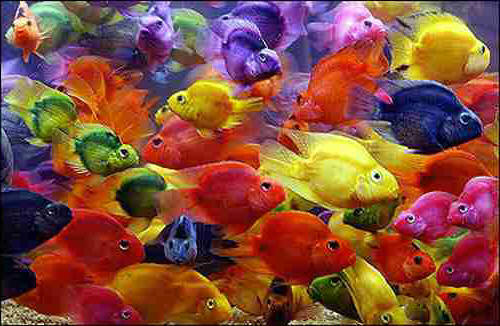
#> input picture ps2/fish.jpg, 500 x 326 px
$ python colorQuantizeMain.py
#> lines starting #> are read from the running program, lines starting #| are printed output that depends on the picture; after the words box and inside, x2 and y2 are one past the last pixel; in counts of white or black regions, pixels touching at a corner belong together
### ps2/quantizeRGB.py
import numpy as np
from sklearn.cluster import KMeans


def quantizeRGB(im, k):
    h, w, d = im.shape
    pixels = im.reshape((h * w, d))
    kmeans = KMeans(n_clusters=k).fit(pixels)
    labels = kmeans.predict(pixels).reshape((h, w))
    centers = kmeans.cluster_centers_
    quant_im = np.zeros((h, w, d), dtype='uint8')
    for i in range(h):
        for j in range(w):
            quant_im[i, j, :] = centers[labels[i, j]]
    return quant_im, centers.astype('int')

### ps2/computeQuantizationError.py
import numpy as np


def computeQuantizationError(origImg, quantizedImg):
    a = origImg.copy().astype(np.int64)
    b = quantizedImg.copy().astype(np.int64)
    return np.sum((a - b) ** 2)

### ps2/quantizeHSV.py
from skimage.color import rgb2hsv, hsv2rgb
from sklearn.cluster import KMeans


def quantizeHSV(origImg, k):
    h, w, d = origImg.shape
    hsv_img = rgb2hsv(origImg)
    hue_values = hsv_img[:, :, 0].reshape((h * w), 1)
    kmeans = KMeans(n_clusters=k).fit(hue_values)
    labels = kmeans.predict(hue_values).reshape((h, w))
    centers = kmeans.cluster_centers_
    clustered_img = hsv_img.copy()
    for i in range(h):
        for j in range(w):
            clustered_img[i, j, 0] = centers[labels[i, j]]
    return (hsv2rgb(clustered_img) * 255).astype('uint8'), centers

### ps2/getHueHists.py
import matplotlib.pyplot as plt
import numpy as np
from skimage.color import rgb2hsv
from sklearn.cluster import KMeans


def getHueHists(im, k):
    hsv_img = rgb2hsv(im)
    hue_values = hsv_img[:, :, 0].reshape((-1, 1))
    h_equal = np.histogram(hue_values, bins=k)
    c1, b1 = h_equal
    plt.figure(dpi=100)
    plt.hist(b1[:-1], b1, weights=c1, ec='k')
    plt.xlabel('Hue values')
    plt.ylabel('Number of pixels')
    plt.title('Histogram of equally-spaces bins')
    for i in range(len(b1[:-1])):
        plt.text(b1[i], c1[i] + 1000, str(c1[i]))
    plt.show()
    kmeans = KMeans(n_clusters=k, random_state=0).fit(hue_values)
    centers = kmeans.cluster_centers_
    labels = kmeans.predict(hue_values)
    h_cluster = np.histogram(labels, bins=k, range=(0,k))
    c2, b2 = h_cluster
    plt.figure(dpi=100)
    plt.hist(b2[:-1], b2, weights=c2, ec='k')
    for i in range(len(b2[:-1])):
        plt.text(b2[i], c2[i] + 900, str(round(centers[i][0],2)))
    plt.xlabel('Labels')
    plt.ylabel('Number of pixels')
    plt.title('Histogram of Clusters')
    plt.show()
    return h_equal, h_cluster

### ps2/colorQuantizeMain.py
import matplotlib.pyplot as plt
import numpy as np
from PIL import Image

from computeQuantizationError import computeQuantizationError
from getHueHists import getHueHists
from quantizeHSV import quantizeHSV
from quantizeRGB import quantizeRGB


def save_hist_equal(hist_equal, k):
    c1, b1 = hist_equal
    plt.figure(dpi=100)
    plt.hist(b1[:-1], b1, weights=c1, ec='k')
    plt.xlabel('Hue values')
    plt.ylabel('Number of pixels')
    plt.title('Histogram of equally-spaces bins')
    for i in range(len(b1[:-1])):
        plt.text(b1[i], c1[i] + 1000, str(c1[i]))
    plt.savefig("hist_equal_" + str(k) + ".png", format="PNG")


def save_hist_clustered(hist_clustered, k):
    c2, b2 = hist_clustered
    plt.figure(dpi=100)
    plt.hist(b2[:-1], b2, weights=c2, ec='k')
    for i in range(len(b2[:-1])):
        plt.text(b2[i], c2[i] + 900, str(round(centers[i][0], 2)))
    plt.xlabel('Labels')
    plt.ylabel('Number of pixels')
    plt.title('Histogram of Clusters')
    plt.savefig("hist_clustered_" + str(k) + ".png", format="PNG")


origImg = np.asarray(Image.open("fish.jpg"))
#> origImg is the input picture: shape (326, 500, 3); mean R, G, B 132.5, 77.5, 60.6

errors = []
k_range = [2, 5, 10, 20]

for k in k_range:
    quant_rgb, centers = quantizeRGB(origImg, k)
    errors.append(computeQuantizationError(origImg, quant_rgb))
    Image.fromarray(quant_rgb).save("quant_rgb_" + str(k) + ".png",
                                    format="PNG")
#> this loop made 4 passes
#> centers on pass 1: [[109, 45, 39], [181, 145, 105]]
#> pass 1, in quantizeRGB, `labels = kmeans.predict(pixels).reshape((h, w))`:
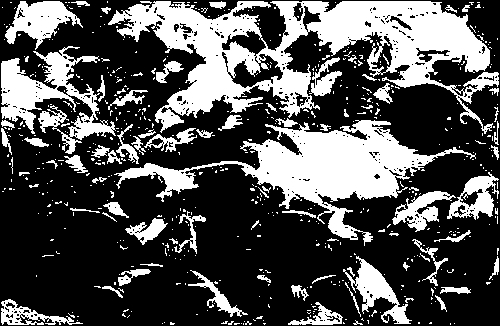
#> labels: shape (326, 500) int32; values 0 (black) and 1 (white), 32.1% white; 608 white regions (530 under 20 px), largest, box (x1, y1, x2, y2) and area: (108, 1, 499, 134) 20220, (114, 120, 476, 246) 11822, (1, 46, 116, 154) 4582
#> pass 1, `quant_rgb, centers = quantizeRGB(origImg, k)`:
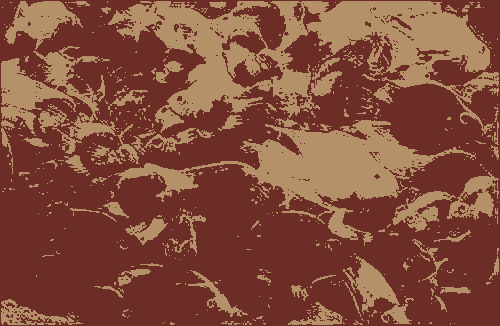
#> quant_rgb: shape (326, 500, 3); mean R, G, B 132.1, 77.1, 60.2
#> after the loop:
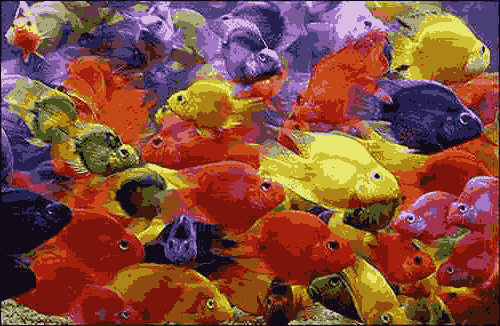
#> quant_rgb: shape (326, 500, 3); mean R, G, B 132, 77.1, 60.2
#> after the loop, errors = [1018930585, 462400275, 262588508, 156015719]

for k in k_range:
    quant_hsv, centers = quantizeHSV(origImg, k)
    errors.append(computeQuantizationError(origImg, quant_hsv))
    Image.fromarray(quant_hsv).save("quant_hsv_" + str(k) + ".png",
                                    format="PNG")
#> this loop made 4 passes
#> centers on passes 1 to 2: [0.804, 0.0904], [0.0454, 0.771, 0.953, 0.658, 0.174]
#> pass 1, in quantizeHSV, `labels = kmeans.predict(hue_values).reshape((h, w))`:
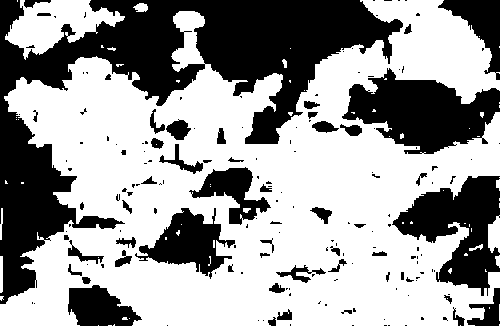
#> labels: shape (326, 500) int32; values 0 (black) and 1 (white), 61.4% white; 173 black regions (119 under 20 px), largest, box (x1, y1, x2, y2) and area: (0, 0, 403, 304) 34453, (342, 68, 500, 154) 7757, (392, 176, 500, 296) 6513
#> pass 1, `quant_hsv, centers = quantizeHSV(origImg, k)`:
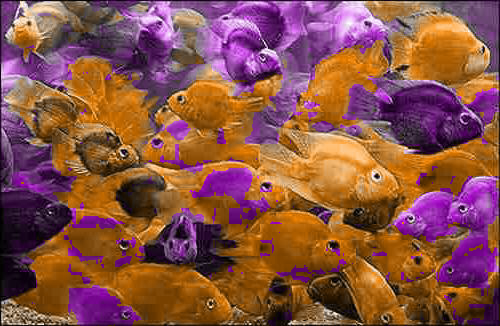
#> quant_hsv: shape (326, 500, 3); mean R, G, B 138, 82.3, 70.6
#> after the loop, errors = [1018930585, 462400275, 262588508, 156015719, 400791224, 76160841, 25027876, 6755064]

for k in k_range:
    hist_equal, hist_clustered = getHueHists(origImg, k)
    save_hist_equal(hist_equal, k)
    save_hist_clustered(hist_clustered, k)
#> this loop made 4 passes
#> (centers in getHueHists, hist_equal, hist_clustered) on pass 1: ([0.0904, 0.804], ([100413, 62587], [0, 0.5, 0.999]), ([100124, 62876], [0, 1, 2]))
#> (centers in getHueHists, hist_clustered) on pass 2: ([0.0448, 0.788, 0.173, 0.667, 0.956], ([65276, 15514, 34578, 24375, 23257], [0, 1, 2, 3, 4, 5]))
#> pass 1, in getHueHists, `plt.show()`:
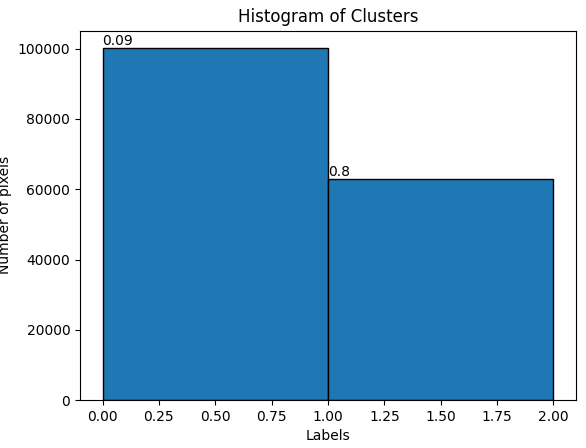
#> figure drawn by matplotlib, 1 panel

print(errors)
#| [1018930585, 462400275, 262588508, 156015719, 400791224, 76160841, 25027876, 6755064]
#> figure, not shown here; tallest bar 37796 high, from x = -3.47e-18 to 0.05
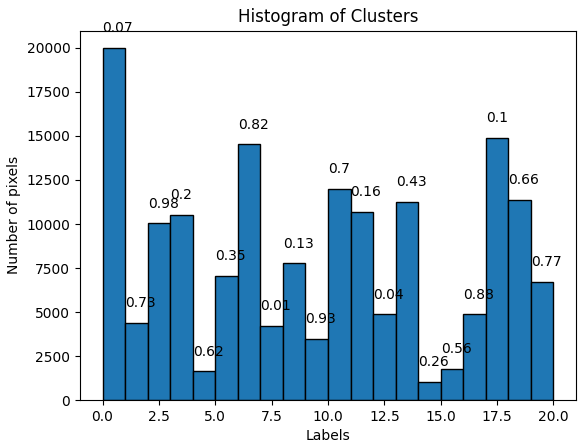
#> figure drawn by matplotlib, 1 panel; tallest bar 19981 high, from x = 0 to 1
